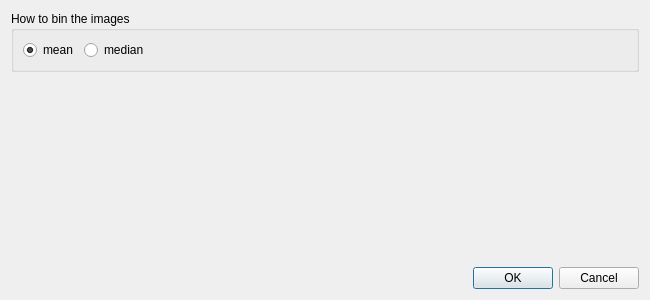
<?xml version="1.0" encoding="UTF-8"?>
<ui version="4.0">
 <class>Dialog</class>
 <widget class="QDialog" name="Dialog">
  <property name="windowModality">
   <enum>Qt::WindowModal</enum>
  </property>
  <property name="geometry">
   <rect>
    <x>0</x>
    <y>0</y>
    <width>650</width>
    <height>300</height>
   </rect>
  </property>
  <property name="windowTitle">
   <string>Bin Settings</string>
  </property>
  <layout class="QVBoxLayout" name="verticalLayout">
   <item>
    <widget class="QGroupBox" name="groupBox_4">
     <property name="title">
      <string>How to bin the images</string>
     </property>
     <layout class="QHBoxLayout" name="horizontalLayout_9">
      <item>
       <widget class="QRadioButton" name="bin_mean_radioButton">
        <property name="text">
         <string>mean</string>
        </property>
        <property name="checked">
         <bool>true</bool>
        </property>
       </widget>
      </item>
      <item>
       <widget class="QRadioButton" name="bin_median_radioButton">
        <property name="text">
         <string>median</string>
        </property>
       </widget>
      </item>
      <item>
       <spacer name="horizontalSpacer_10">
        <property name="orientation">
         <enum>Qt::Horizontal</enum>
        </property>
        <property name="sizeHint" stdset="0">
         <size>
          <width>40</width>
          <height>20</height>
         </size>
        </property>
       </spacer>
      </item>
     </layout>
    </widget>
   </item>
   <item>
    <spacer name="verticalSpacer">
     <property name="orientation">
      <enum>Qt::Vertical</enum>
     </property>
     <property name="sizeHint" stdset="0">
      <size>
       <width>623</width>
       <height>161</height>
      </size>
     </property>
    </spacer>
   </item>
   <item>
    <widget class="QDialogButtonBox" name="buttonBox">
     <property name="orientation">
      <enum>Qt::Horizontal</enum>
     </property>
     <property name="standardButtons">
      <set>QDialogButtonBox::Cancel|QDialogButtonBox::Ok</set>
     </property>
    </widget>
   </item>
  </layout>
 </widget>
 <resources/>
 <connections>
  <connection>
   <sender>buttonBox</sender>
   <signal>accepted()</signal>
   <receiver>Dialog</receiver>
   <slot>accept()</slot>
   <hints>
    <hint type="sourcelabel">
     <x>224</x>
     <y>278</y>
    </hint>
    <hint type="destinationlabel">
     <x>157</x>
     <y>274</y>
    </hint>
   </hints>
  </connection>
  <connection>
   <sender>buttonBox</sender>
   <signal>rejected()</signal>
   <receiver>Dialog</receiver>
   <slot>reject()</slot>
   <hints>
    <hint type="sourcelabel">
     <x>292</x>
     <y>284</y>
    </hint>
    <hint type="destinationlabel">
     <x>286</x>
     <y>274</y>
    </hint>
   </hints>
  </connection>
  <connection>
   <sender>bin_mean_radioButton</sender>
   <signal>clicked()</signal>
   <receiver>Dialog</receiver>
   <slot>bin_algorithm_changed()</slot>
   <hints>
    <hint type="sourcelabel">
     <x>62</x>
     <y>45</y>
    </hint>
    <hint type="destinationlabel">
     <x>48</x>
     <y>125</y>
    </hint>
   </hints>
  </connection>
  <connection>
   <sender>bin_median_radioButton</sender>
   <signal>clicked()</signal>
   <receiver>Dialog</receiver>
   <slot>bin_algorithm_changed()</slot>
   <hints>
    <hint type="sourcelabel">
     <x>113</x>
     <y>45</y>
    </hint>
    <hint type="destinationlabel">
     <x>127</x>
     <y>126</y>
    </hint>
   </hints>
  </connection>
 </connections>
 <slots>
  <slot>bin_algorithm_changed()</slot>
 </slots>
</ui>
